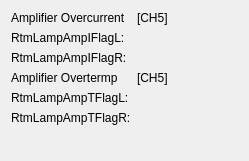
    <widget class="QWidget" name="formLayoutWidget_6">
     <property name="geometry">
      <rect>
       <x>700</x>
       <y>230</y>
       <width>249</width>
       <height>161</height>
      </rect>
     </property>
     <layout class="QFormLayout" name="formLayout_6">
      <item row="0" column="0">
       <widget class="QLabel" name="label_128">
        <property name="text">
         <string>Amplifier Overcurrent</string>
        </property>
       </widget>
      </item>
      <item row="0" column="1">
       <widget class="QLabel" name="label_164">
        <property name="text">
         <string>[CH5]</string>
        </property>
       </widget>
      </item>
      <item row="1" column="0">
       <widget class="QLabel" name="label_129">
        <property name="text">
         <string>RtmLampAmpIFlagL:</string>
        </property>
       </widget>
      </item>
      <item row="1" column="1">
       <widget class="PyDMLabel" name="PyDMLabel_117">
        <property name="toolTip">
         <string/>
        </property>
        <property name="channel" stdset="0">
         <string>XX-99SL01:DI-FOFBCtrl:RtmLampAmpIFlagLCH5-RB</string>
        </property>
       </widget>
      </item>
      <item row="2" column="0">
       <widget class="QLabel" name="label_130">
        <property name="text">
         <string>RtmLampAmpIFlagR:</string>
        </property>
       </widget>
      </item>
      <item row="2" column="1">
       <widget class="PyDMLabel" name="PyDMLabel_118">
        <property name="toolTip">
         <string/>
        </property>
        <property name="channel" stdset="0">
         <string>XX-99SL01:DI-FOFBCtrl:RtmLampAmpIFlagRCH5-RB</string>
        </property>
       </widget>
      </item>
      <item row="3" column="0">
       <widget class="QLabel" name="label_132">
        <property name="text">
         <string>Amplifier Overtermp</string>
        </property>
       </widget>
      </item>
      <item row="3" column="1">
       <widget class="QLabel" name="label_163">
        <property name="text">
         <string>[CH5]</string>
        </property>
       </widget>
      </item>
      <item row="4" column="0">
       <widget class="QLabel" name="label_133">
        <property name="text">
         <string>RtmLampAmpTFlagL:</string>
        </property>
       </widget>
      </item>
      <item row="4" column="1">
       <widget class="PyDMLabel" name="PyDMLabel_119">
        <property name="toolTip">
         <string/>
        </property>
        <property name="channel" stdset="0">
         <string>XX-99SL01:DI-FOFBCtrl:RtmLampAmpTFlagLCH5-RB</string>
        </property>
       </widget>
      </item>
      <item row="5" column="0">
       <widget class="QLabel" name="label_134">
        <property name="text">
         <string>RtmLampAmpTFlagR:</string>
        </property>
       </widget>
      </item>
      <item row="5" column="1">
       <widget class="PyDMLabel" name="PyDMLabel_120">
        <property name="toolTip">
         <string/>
        </property>
        <property name="channel" stdset="0">
         <string>XX-99SL01:DI-FOFBCtrl:RtmLampAmpTFlagRCH5-RB</string>
        </property>
       </widget>
      </item>
     </layout>
    </widget>
